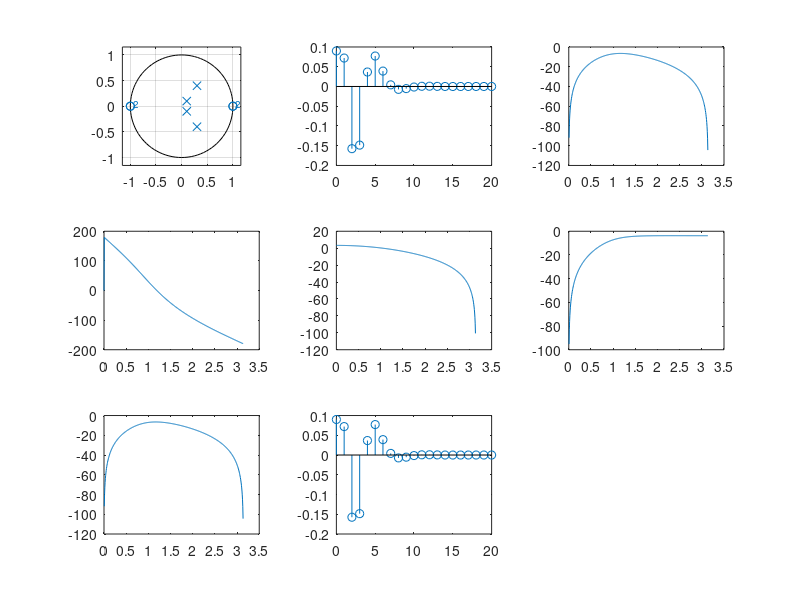

The MATLAB script that drew this image:
z = [1; 1; -1; -1];
p = [0.3+0.4i; 0.3-0.4i; 0.1+0.1i; 0.1-0.1i];
k = 0.09;

figure(1)
subplot(3, 3, 1)
zplane(z, p);

[sos, g] = zp2sos(z, p, k);
a1 = sos(1, 4:6);
a2 = sos(2, 4:6);
a = conv(a1, a2);
b1 = sos(1, 1:3);
b2 = sos(2, 1:3);
b = conv(b1, b2);
[r, p, k] = residuez(b, a);
n = [0: 20];
h = zeros(1,21);
for i = 1:4
    h = h+r(i)*p(i).^n;
end
h(1) = h(1)+k;
h = h*g;
subplot(3, 3, 2)
stem(n, h);

[H, w] = freqz(b, a);
subplot(3, 3, 3)
plot(w, 20*log10(abs(0.09*H)))
subplot(3, 3, 4)
plot(w, unwrap(angle(H))*180/pi);

[H1, w] = freqz(b1, a1);
[H2, w] = freqz(b2, a2);
subplot(3, 3, 5)
plot(w, 20*log10(abs(0.3*H1)))
subplot(3, 3, 6)
plot(w, 20*log10(abs(0.3*H2)))
subplot(3, 3, 7)
plot(w, 20*log10(abs(0.3*H1).*abs(0.3*H2)))

x = [1 zeros(1,20)];
y = 0.09*filter(b, a, x);
subplot(3, 3, 8)
stem(n, y)